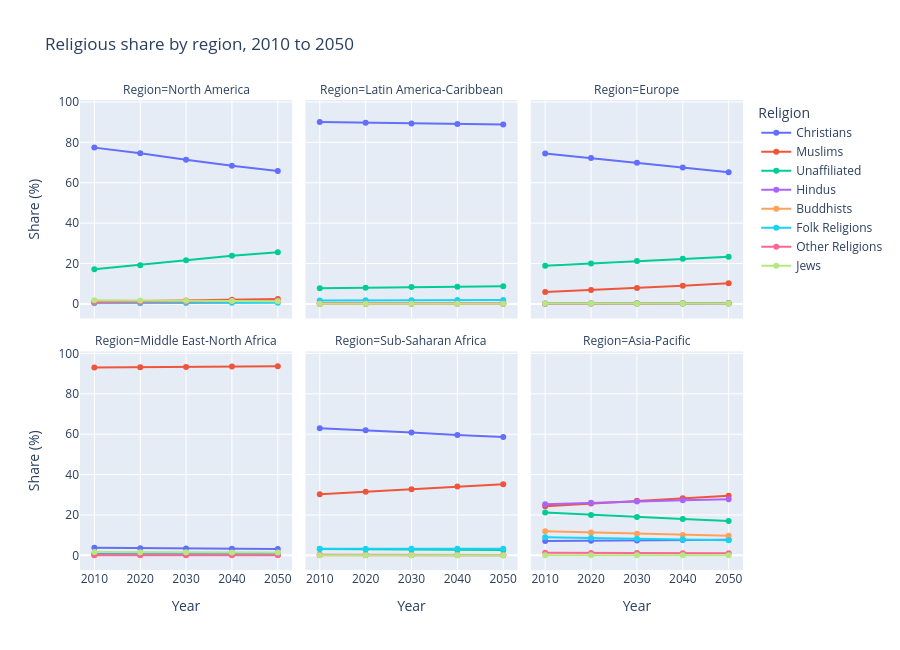

The notebook cell this image was saved under:
### Markdown cell above
## Interactive: share over time by region
Hover for exact values, click legend items to hide or isolate a religion, drag to zoom.

### Code cell
import plotly.express as px

rel_regions = rel_df[(rel_df.Country == "All Countries") & (rel_df.Region != "World")]
rel_groups = list(rel_df.columns[3:-1])  # the 8 religion columns

long = rel_regions.melt(id_vars=["Year", "Region", "All Religions"], value_vars=rel_groups,
                        var_name="Religion", value_name="People")
long["Share (%)"] = long["People"] / long["All Religions"] * 100

fig = px.line(long, x="Year", y="Share (%)", color="Religion", facet_col="Region",
              facet_col_wrap=3, markers=True, height=650,
              title="Religious share by region, 2010 to 2050")
fig.update_xaxes(dtick=10)
fig.show()

### Figure 1 — Plotly figure (JSON) as saved in the notebook; plotly's stock layout.template omitted (floating-point values rounded to 4 significant figures)
{"data": [{"hovertemplate": "Religion=Christians<br>Region=North America<br>Year=%{x}<br>Share (%)=%{y}<extra></extra>", "legendgroup": "Christians", "line": {"color": "#636efa", "dash": "solid"}, "marker": {"symbol": "circle"}, "mode": "lines+markers", "name": "Christians", "orientation": "v", "showlegend": true, "x": [2010, 2020, 2030, 2040, 2050], "xaxis": "x4", "y": [77.39, 74.6, 71.39, 68.38, 65.85], "yaxis": "y4", "type": "scatter"}, {"hovertemplate": "Religion=Christians<br>Region=Latin America-Caribbean<br>Year=%{x}<br>Share (%)=%{y}<extra></extra>", "legendgroup": "Christians", "line": {"color": "#636efa", "dash": "solid"}, "marker": {"symbol": "circle"}, "mode": "lines+markers", "name": "Christians", "orientation": "v", "showlegend": false, "x": [2010, 2020, 2030, 2040, 2050], "xaxis": "x5", "y": [90.04, 89.66, 89.34, 89.1, 88.9], "yaxis": "y5", "type": "scatter"}, {"hovertemplate": "Religion=Christians<br>Region=Europe<br>Year=%{x}<br>Share (%)=%{y}<extra></extra>", "legendgroup": "Christians", "line": {"color": "#636efa", "dash": "solid"}, "marker": {"symbol": "circle"}, "mode": "lines+markers", "name": "Christians", "orientation": "v", "showlegend": false, "x": [2010, 2020, 2030, 2040, 2050], "xaxis": "x6", "y": [74.51, 72.23, 69.9, 67.53, 65.21], "yaxis": "y6", "type": "scatter"}, {"hovertemplate": "Religion=Christians<br>Region=Middle East-North Africa<br>Year=%{x}<br>Share (%)=%{y}<extra></extra>", "legendgroup": "Christians", "line": {"color": "#636efa", "dash": "solid"}, "marker": {"symbol": "circle"}, "mode": "lines+markers", "name": "Christians", "orientation": "v", "showlegend": false, "x": [2010, 2020, 2030, 2040, 2050], "xaxis": "x", "y": [3.727, 3.567, 3.403, 3.246, 3.087], "yaxis": "y", "type": "scatter"}, {"hovertemplate": "Religion=Christians<br>Region=Sub-Saharan Africa<br>Year=%{x}<br>Share (%)=%{y}<extra></extra>", "legendgroup": "Christians", "line": {"color": "#636efa", "dash": "solid"}, "marker": {"symbol": "circle"}, "mode": "lines+markers", "name": "Christians", "orientation": "v", "showlegend": false, "x": [2010, 2020, 2030, 2040, 2050], "xaxis": "x2", "y": [62.88, 61.99, 60.81, 59.59, 58.55], "yaxis": "y2", "type": "scatter"}, {"hovertemplate": "Religion=Christians<br>Region=Asia-Pacific<br>Year=%{x}<br>Share (%)=%{y}<extra></extra>", "legendgroup": "Christians", "line": {"color": "#636efa", "dash": "solid"}, "marker": {"symbol": "circle"}, "mode": "lines+markers", "name": "Christians", "orientation": "v", "showlegend": false, "x": [2010, 2020, 2030, 2040, 2050], "xaxis": "x3", "y": [7.08, 7.214, 7.361, 7.533, 7.72], "yaxis": "y3", "type": "scatter"}, {"hovertemplate": "Religion=Muslims<br>Region=North America<br>Year=%{x}<br>Share (%)=%{y}<extra></extra>", "legendgroup": "Muslims", "line": {"color": "#EF553B", "dash": "solid"}, "marker": {"symbol": "circle"}, "mode": "lines+markers", "name": "Muslims", "orientation": "v", "showlegend": true, "x": [2010, 2020, 2030, 2040, 2050], "xaxis": "x4", "y": [1.01, 1.316, 1.661, 2.015, 2.377], "yaxis": "y4", "type": "scatter"}, {"hovertemplate": "Religion=Muslims<br>Region=Latin America-Caribbean<br>Year=%{x}<br>Share (%)=%{y}<extra></extra>", "legendgroup": "Muslims", "line": {"color": "#EF553B", "dash": "solid"}, "marker": {"symbol": "circle"}, "mode": "lines+markers", "name": "Muslims", "orientation": "v", "showlegend": false, "x": [2010, 2020, 2030, 2040, 2050], "xaxis": "x5", "y": [0.1424, 0.1362, 0.1324, 0.1281, 0.1256], "yaxis": "y5", "type": "scatter"}, {"hovertemplate": "Religion=Muslims<br>Region=Europe<br>Year=%{x}<br>Share (%)=%{y}<extra></extra>", "legendgroup": "Muslims", "line": {"color": "#EF553B", "dash": "solid"}, "marker": {"symbol": "circle"}, "mode": "lines+markers", "name": "Muslims", "orientation": "v", "showlegend": false, "x": [2010, 2020, 2030, 2040, 2050], "xaxis": "x6", "y": [5.854, 6.815, 7.835, 8.963, 10.18], "yaxis": "y6", "type": "scatter"}, {"hovertemplate": "Religion=Muslims<br>Region=Middle East-North Africa<br>Year=%{x}<br>Share (%)=%{y}<extra></extra>", "legendgroup": "Muslims", "line": {"color": "#EF553B", "dash": "solid"}, "marker": {"symbol": "circle"}, "mode": "lines+markers", "name": "Muslims", "orientation": "v", "showlegend": false, "x": [2010, 2020, 2030, 2040, 2050], "xaxis": "x", "y": [92.98, 93.12, 93.32, 93.51, 93.71], "yaxis": "y", "type": "scatter"}, {"hovertemplate": "Religion=Muslims<br>Region=Sub-Saharan Africa<br>Year=%{x}<br>Share (%)=%{y}<extra></extra>", "legendgroup": "Muslims", "line": {"color": "#EF553B", "dash": "solid"}, "marker": {"symbol": "circle"}, "mode": "lines+markers", "name": "Muslims", "orientation": "v", "showlegend": false, "x": [2010, 2020, 2030, 2040, 2050], "xaxis": "x2", "y": [30.19, 31.44, 32.77, 34.09, 35.25], "yaxis": "y2", "type": "scatter"}, {"hovertemplate": "Religion=Muslims<br>Region=Asia-Pacific<br>Year=%{x}<br>Share (%)=%{y}<extra></extra>", "legendgroup": "Muslims", "line": {"color": "#EF553B", "dash": "solid"}, "marker": {"symbol": "circle"}, "mode": "lines+markers", "name": "Muslims", "orientation": "v", "showlegend": false, "x": [2010, 2020, 2030, 2040, 2050], "xaxis": "x3", "y": [24.33, 25.71, 27.02, 28.28, 29.52], "yaxis": "y3", "type": "scatter"}, {"hovertemplate": "Religion=Unaffiliated<br>Region=North America<br>Year=%{x}<br>Share (%)=%{y}<extra></extra>", "legendgroup": "Unaffiliated", "line": {"color": "#00cc96", "dash": "solid"}, "marker": {"symbol": "circle"}, "mode": "lines+markers", "name": "Unaffiliated", "orientation": "v", "showlegend": true, "x": [2010, 2020, 2030, 2040, 2050], "xaxis": "x4", "y": [17.14, 19.17, 21.55, 23.79, 25.57], "yaxis": "y4", "type": "scatter"}, {"hovertemplate": "Religion=Unaffiliated<br>Region=Latin America-Caribbean<br>Year=%{x}<br>Share (%)=%{y}<extra></extra>", "legendgroup": "Unaffiliated", "line": {"color": "#00cc96", "dash": "solid"}, "marker": {"symbol": "circle"}, "mode": "lines+markers", "name": "Unaffiliated", "orientation": "v", "showlegend": false, "x": [2010, 2020, 2030, 2040, 2050], "xaxis": "x5", "y": [7.692, 8.024, 8.304, 8.525, 8.703], "yaxis": "y5", "type": "scatter"}, {"hovertemplate": "Religion=Unaffiliated<br>Region=Europe<br>Year=%{x}<br>Share (%)=%{y}<extra></extra>", "legendgroup": "Unaffiliated", "line": {"color": "#00cc96", "dash": "solid"}, "marker": {"symbol": "circle"}, "mode": "lines+markers", "name": "Unaffiliated", "orientation": "v", "showlegend": false, "x": [2010, 2020, 2030, 2040, 2050], "xaxis": "x6", "y": [18.84, 20.04, 21.23, 22.35, 23.31], "yaxis": "y6", "type": "scatter"}, {"hovertemplate": "Religion=Unaffiliated<br>Region=Middle East-North Africa<br>Year=%{x}<br>Share (%)=%{y}<extra></extra>", "legendgroup": "Unaffiliated", "line": {"color": "#00cc96", "dash": "solid"}, "marker": {"symbol": "circle"}, "mode": "lines+markers", "name": "Unaffiliated", "orientation": "v", "showlegend": false, "x": [2010, 2020, 2030, 2040, 2050], "xaxis": "x", "y": [0.6158, 0.6059, 0.5896, 0.5731, 0.5569], "yaxis": "y", "type": "scatter"}, {"hovertemplate": "Religion=Unaffiliated<br>Region=Sub-Saharan Africa<br>Year=%{x}<br>Share (%)=%{y}<extra></extra>", "legendgroup": "Unaffiliated", "line": {"color": "#00cc96", "dash": "solid"}, "marker": {"symbol": "circle"}, "mode": "lines+markers", "name": "Unaffiliated", "orientation": "v", "showlegend": false, "x": [2010, 2020, 2030, 2040, 2050], "xaxis": "x2", "y": [3.189, 2.987, 2.855, 2.75, 2.656], "yaxis": "y2", "type": "scatter"}, {"hovertemplate": "Religion=Unaffiliated<br>Region=Asia-Pacific<br>Year=%{x}<br>Share (%)=%{y}<extra></extra>", "legendgroup": "Unaffiliated", "line": {"color": "#00cc96", "dash": "solid"}, "marker": {"symbol": "circle"}, "mode": "lines+markers", "name": "Unaffiliated", "orientation": "v", "showlegend": false, "x": [2010, 2020, 2030, 2040, 2050], "xaxis": "x3", "y": [21.17, 20.03, 18.98, 17.95, 16.97], "yaxis": "y3", "type": "scatter"}, {"hovertemplate": "Religion=Hindus<br>Region=North America<br>Year=%{x}<br>Share (%)=%{y}<extra></extra>", "legendgroup": "Hindus", "line": {"color": "#ab63fa", "dash": "solid"}, "marker": {"symbol": "circle"}, "mode": "lines+markers", "name": "Hindus", "orientation": "v", "showlegend": true, "x": [2010, 2020, 2030, 2040, 2050], "xaxis": "x4", "y": [0.6531, 0.8394, 1.021, 1.183, 1.344], "yaxis": "y4", "type": "scatter"}, {"hovertemplate": "Religion=Hindus<br>Region=Latin America-Caribbean<br>Year=%{x}<br>Share (%)=%{y}<extra></extra>", "legendgroup": "Hindus", "line": {"color": "#ab63fa", "dash": "solid"}, "marker": {"symbol": "circle"}, "mode": "lines+markers", "name": "Hindus", "orientation": "v", "showlegend": false, "x": [2010, 2020, 2030, 2040, 2050], "xaxis": "x5", "y": [0.1118, 0.1056, 0.09824, 0.09265, 0.08549], "yaxis": "y5", "type": "scatter"}, {"hovertemplate": "Religion=Hindus<br>Region=Europe<br>Year=%{x}<br>Share (%)=%{y}<extra></extra>", "legendgroup": "Hindus", "line": {"color": "#ab63fa", "dash": "solid"}, "marker": {"symbol": "circle"}, "mode": "lines+markers", "name": "Hindus", "orientation": "v", "showlegend": false, "x": [2010, 2020, 2030, 2040, 2050], "xaxis": "x6", "y": [0.1858, 0.2309, 0.2782, 0.3292, 0.382], "yaxis": "y6", "type": "scatter"}, {"hovertemplate": "Religion=Hindus<br>Region=Middle East-North Africa<br>Year=%{x}<br>Share (%)=%{y}<extra></extra>", "legendgroup": "Hindus", "line": {"color": "#ab63fa", "dash": "solid"}, "marker": {"symbol": "circle"}, "mode": "lines+markers", "name": "Hindus", "orientation": "v", "showlegend": false, "x": [2010, 2020, 2030, 2040, 2050], "xaxis": "x", "y": [0.5044, 0.5741, 0.6107, 0.6291, 0.6282], "yaxis": "y", "type": "scatter"}, {"hovertemplate": "Religion=Hindus<br>Region=Sub-Saharan Africa<br>Year=%{x}<br>Share (%)=%{y}<extra></extra>", "legendgroup": "Hindus", "line": {"color": "#ab63fa", "dash": "solid"}, "marker": {"symbol": "circle"}, "mode": "lines+markers", "name": "Hindus", "orientation": "v", "showlegend": false, "x": [2010, 2020, 2030, 2040, 2050], "xaxis": "x2", "y": [0.1896, 0.1573, 0.1323, 0.1136, 0.1], "yaxis": "y2", "type": "scatter"}, {"hovertemplate": "Religion=Hindus<br>Region=Asia-Pacific<br>Year=%{x}<br>Share (%)=%{y}<extra></extra>", "legendgroup": "Hindus", "line": {"color": "#ab63fa", "dash": "solid"}, "marker": {"symbol": "circle"}, "mode": "lines+markers", "name": "Hindus", "orientation": "v", "showlegend": false, "x": [2010, 2020, 2030, 2040, 2050], "xaxis": "x3", "y": [25.27, 25.98, 26.65, 27.24, 27.74], "yaxis": "y3", "type": "scatter"}, {"hovertemplate": "Religion=Buddhists<br>Region=North America<br>Year=%{x}<br>Share (%)=%{y}<extra></extra>", "legendgroup": "Buddhists", "line": {"color": "#FFA15A", "dash": "solid"}, "marker": {"symbol": "circle"}, "mode": "lines+markers", "name": "Buddhists", "orientation": "v", "showlegend": true, "x": [2010, 2020, 2030, 2040, 2050], "xaxis": "x4", "y": [1.12, 1.221, 1.308, 1.363, 1.396], "yaxis": "y4", "type": "scatter"}, {"hovertemplate": "Religion=Buddhists<br>Region=Latin America-Caribbean<br>Year=%{x}<br>Share (%)=%{y}<extra></extra>", "legendgroup": "Buddhists", "line": {"color": "#FFA15A", "dash": "solid"}, "marker": {"symbol": "circle"}, "mode": "lines+markers", "name": "Buddhists", "orientation": "v", "showlegend": false, "x": [2010, 2020, 2030, 2040, 2050], "xaxis": "x5", "y": [0.06948, 0.06734, 0.0655, 0.06267, 0.06011], "yaxis": "y5", "type": "scatter"}, {"hovertemplate": "Religion=Buddhists<br>Region=Europe<br>Year=%{x}<br>Share (%)=%{y}<extra></extra>", "legendgroup": "Buddhists", "line": {"color": "#FFA15A", "dash": "solid"}, "marker": {"symbol": "circle"}, "mode": "lines+markers", "name": "Buddhists", "orientation": "v", "showlegend": false, "x": [2010, 2020, 2030, 2040, 2050], "xaxis": "x6", "y": [0.1818, 0.2255, 0.2699, 0.3138, 0.3576], "yaxis": "y6", "type": "scatter"}, {"hovertemplate": "Religion=Buddhists<br>Region=Middle East-North Africa<br>Year=%{x}<br>Share (%)=%{y}<extra></extra>", "legendgroup": "Buddhists", "line": {"color": "#FFA15A", "dash": "solid"}, "marker": {"symbol": "circle"}, "mode": "lines+markers", "name": "Buddhists", "orientation": "v", "showlegend": false, "x": [2010, 2020, 2030, 2040, 2050], "xaxis": "x", "y": [0.1466, 0.1857, 0.2001, 0.2054, 0.2021], "yaxis": "y", "type": "scatter"}, {"hovertemplate": "Religion=Buddhists<br>Region=Sub-Saharan Africa<br>Year=%{x}<br>Share (%)=%{y}<extra></extra>", "legendgroup": "Buddhists", "line": {"color": "#FFA15A", "dash": "solid"}, "marker": {"symbol": "circle"}, "mode": "lines+markers", "name": "Buddhists", "orientation": "v", "showlegend": false, "x": [2010, 2020, 2030, 2040, 2050], "xaxis": "x2", "y": [0.01945, 0.01621, 0.01453, 0.01255, 0.01158], "yaxis": "y2", "type": "scatter"}, {"hovertemplate": "Religion=Buddhists<br>Region=Asia-Pacific<br>Year=%{x}<br>Share (%)=%{y}<extra></extra>", "legendgroup": "Buddhists", "line": {"color": "#FFA15A", "dash": "solid"}, "marker": {"symbol": "circle"}, "mode": "lines+markers", "name": "Buddhists", "orientation": "v", "showlegend": false, "x": [2010, 2020, 2030, 2040, 2050], "xaxis": "x3", "y": [11.87, 11.26, 10.67, 10.13, 9.636], "yaxis": "y3", "type": "scatter"}, {"hovertemplate": "Religion=Folk Religions<br>Region=North America<br>Year=%{x}<br>Share (%)=%{y}<extra></extra>", "legendgroup": "Folk Religions", "line": {"color": "#19d3f3", "dash": "solid"}, "marker": {"symbol": "circle"}, "mode": "lines+markers", "name": "Folk Religions", "orientation": "v", "showlegend": true, "x": [2010, 2020, 2030, 2040, 2050], "xaxis": "x4", "y": [0.2961, 0.3497, 0.426, 0.515, 0.604], "yaxis": "y4", "type": "scatter"}, {"hovertemplate": "Religion=Folk Religions<br>Region=Latin America-Caribbean<br>Year=%{x}<br>Share (%)=%{y}<extra></extra>", "legendgroup": "Folk Religions", "line": {"color": "#19d3f3", "dash": "solid"}, "marker": {"symbol": "circle"}, "mode": "lines+markers", "name": "Folk Religions", "orientation": "v", "showlegend": false, "x": [2010, 2020, 2030, 2040, 2050], "xaxis": "x5", "y": [1.701, 1.766, 1.827, 1.873, 1.912], "yaxis": "y5", "type": "scatter"}, {"hovertemplate": "Religion=Folk Religions<br>Region=Europe<br>Year=%{x}<br>Share (%)=%{y}<extra></extra>", "legendgroup": "Folk Religions", "line": {"color": "#19d3f3", "dash": "solid"}, "marker": {"symbol": "circle"}, "mode": "lines+markers", "name": "Folk Religions", "orientation": "v", "showlegend": false, "x": [2010, 2020, 2030, 2040, 2050], "xaxis": "x6", "y": [0.1172, 0.1418, 0.1685, 0.1975, 0.2283], "yaxis": "y6", "type": "scatter"}, {"hovertemplate": "Religion=Folk Religions<br>Region=Middle East-North Africa<br>Year=%{x}<br>Share (%)=%{y}<extra></extra>", "legendgroup": "Folk Religions", "line": {"color": "#19d3f3", "dash": "solid"}, "marker": {"symbol": "circle"}, "mode": "lines+markers", "name": "Folk Religions", "orientation": "v", "showlegend": false, "x": [2010, 2020, 2030, 2040, 2050], "xaxis": "x", "y": [0.3108, 0.3298, 0.3475, 0.3678, 0.3854], "yaxis": "y", "type": "scatter"}, {"hovertemplate": "Religion=Folk Religions<br>Region=Sub-Saharan Africa<br>Year=%{x}<br>Share (%)=%{y}<extra></extra>", "legendgroup": "Folk Religions", "line": {"color": "#19d3f3", "dash": "solid"}, "marker": {"symbol": "circle"}, "mode": "lines+markers", "name": "Folk Religions", "orientation": "v", "showlegend": false, "x": [2010, 2020, 2030, 2040, 2050], "xaxis": "x2", "y": [3.283, 3.188, 3.208, 3.231, 3.235], "yaxis": "y2", "type": "scatter"}, {"hovertemplate": "Religion=Folk Religions<br>Region=Asia-Pacific<br>Year=%{x}<br>Share (%)=%{y}<extra></extra>", "legendgroup": "Folk Religions", "line": {"color": "#19d3f3", "dash": "solid"}, "marker": {"symbol": "circle"}, "mode": "lines+markers", "name": "Folk Religions", "orientation": "v", "showlegend": false, "x": [2010, 2020, 2030, 2040, 2050], "xaxis": "x3", "y": [8.994, 8.593, 8.195, 7.809, 7.429], "yaxis": "y3", "type": "scatter"}, {"hovertemplate": "Religion=Other Religions<br>Region=North America<br>Year=%{x}<br>Share (%)=%{y}<extra></extra>", "legendgroup": "Other Religions", "line": {"color": "#FF6692", "dash": "solid"}, "marker": {"symbol": "circle"}, "mode": "lines+markers", "name": "Other Religions", "orientation": "v", "showlegend": true, "x": [2010, 2020, 2030, 2040, 2050], "xaxis": "x4", "y": [0.6386, 0.8609, 1.091, 1.308, 1.502], "yaxis": "y4", "type": "scatter"}, {"hovertemplate": "Religion=Other Religions<br>Region=Latin America-Caribbean<br>Year=%{x}<br>Share (%)=%{y}<extra></extra>", "legendgroup": "Other Religions", "line": {"color": "#FF6692", "dash": "solid"}, "marker": {"symbol": "circle"}, "mode": "lines+markers", "name": "Other Religions", "orientation": "v", "showlegend": false, "x": [2010, 2020, 2030, 2040, 2050], "xaxis": "x5", "y": [0.1678, 0.1638, 0.1609, 0.158, 0.1563], "yaxis": "y5", "type": "scatter"}, {"hovertemplate": "Religion=Other Religions<br>Region=Europe<br>Year=%{x}<br>Share (%)=%{y}<extra></extra>", "legendgroup": "Other Religions", "line": {"color": "#FF6692", "dash": "solid"}, "marker": {"symbol": "circle"}, "mode": "lines+markers", "name": "Other Religions", "orientation": "v", "showlegend": false, "x": [2010, 2020, 2030, 2040, 2050], "xaxis": "x6", "y": [0.1199, 0.131, 0.1411, 0.1499, 0.158], "yaxis": "y6", "type": "scatter"}, {"hovertemplate": "Religion=Other Religions<br>Region=Middle East-North Africa<br>Year=%{x}<br>Share (%)=%{y}<extra></extra>", "legendgroup": "Other Religions", "line": {"color": "#FF6692", "dash": "solid"}, "marker": {"symbol": "circle"}, "mode": "lines+markers", "name": "Other Religions", "orientation": "v", "showlegend": false, "x": [2010, 2020, 2030, 2040, 2050], "xaxis": "x", "y": [0.06744, 0.06108, 0.05475, 0.05041, 0.04415], "yaxis": "y", "type": "scatter"}, {"hovertemplate": "Religion=Other Religions<br>Region=Sub-Saharan Africa<br>Year=%{x}<br>Share (%)=%{y}<extra></extra>", "legendgroup": "Other Religions", "line": {"color": "#FF6692", "dash": "solid"}, "marker": {"symbol": "circle"}, "mode": "lines+markers", "name": "Other Religions", "orientation": "v", "showlegend": false, "x": [2010, 2020, 2030, 2040, 2050], "xaxis": "x2", "y": [0.2334, 0.2174, 0.2081, 0.2014, 0.1968], "yaxis": "y2", "type": "scatter"}, {"hovertemplate": "Religion=Other Religions<br>Region=Asia-Pacific<br>Year=%{x}<br>Share (%)=%{y}<extra></extra>", "legendgroup": "Other Religions", "line": {"color": "#FF6692", "dash": "solid"}, "marker": {"symbol": "circle"}, "mode": "lines+markers", "name": "Other Religions", "orientation": "v", "showlegend": false, "x": [2010, 2020, 2030, 2040, 2050], "xaxis": "x3", "y": [1.28, 1.2, 1.125, 1.053, 0.9852], "yaxis": "y3", "type": "scatter"}, {"hovertemplate": "Religion=Jews<br>Region=North America<br>Year=%{x}<br>Share (%)=%{y}<extra></extra>", "legendgroup": "Jews", "line": {"color": "#B6E880", "dash": "solid"}, "marker": {"symbol": "circle"}, "mode": "lines+markers", "name": "Jews", "orientation": "v", "showlegend": true, "x": [2010, 2020, 2030, 2040, 2050], "xaxis": "x4", "y": [1.753, 1.646, 1.548, 1.444, 1.36], "yaxis": "y4", "type": "scatter"}, {"hovertemplate": "Religion=Jews<br>Region=Latin America-Caribbean<br>Year=%{x}<br>Share (%)=%{y}<extra></extra>", "legendgroup": "Jews", "line": {"color": "#B6E880", "dash": "solid"}, "marker": {"symbol": "circle"}, "mode": "lines+markers", "name": "Jews", "orientation": "v", "showlegend": false, "x": [2010, 2020, 2030, 2040, 2050], "xaxis": "x5", "y": [0.07965, 0.07346, 0.06834, 0.0654, 0.06145], "yaxis": "y5", "type": "scatter"}, {"hovertemplate": "Religion=Jews<br>Region=Europe<br>Year=%{x}<br>Share (%)=%{y}<extra></extra>", "legendgroup": "Jews", "line": {"color": "#B6E880", "dash": "solid"}, "marker": {"symbol": "circle"}, "mode": "lines+markers", "name": "Jews", "orientation": "v", "showlegend": false, "x": [2010, 2020, 2030, 2040, 2050], "xaxis": "x6", "y": [0.1912, 0.185, 0.1809, 0.1765, 0.1723], "yaxis": "y6", "type": "scatter"}, {"hovertemplate": "Religion=Jews<br>Region=Middle East-North Africa<br>Year=%{x}<br>Share (%)=%{y}<extra></extra>", "legendgroup": "Jews", "line": {"color": "#B6E880", "dash": "solid"}, "marker": {"symbol": "circle"}, "mode": "lines+markers", "name": "Jews", "orientation": "v", "showlegend": false, "x": [2010, 2020, 2030, 2040, 2050], "xaxis": "x", "y": [1.651, 1.559, 1.476, 1.424, 1.392], "yaxis": "y", "type": "scatter"}, {"hovertemplate": "Religion=Jews<br>Region=Sub-Saharan Africa<br>Year=%{x}<br>Share (%)=%{y}<extra></extra>", "legendgroup": "Jews", "line": {"color": "#B6E880", "dash": "solid"}, "marker": {"symbol": "circle"}, "mode": "lines+markers", "name": "Jews", "orientation": "v", "showlegend": false, "x": [2010, 2020, 2030, 2040, 2050], "xaxis": "x2", "y": [0.01215, 0.00858, 0.006119, 0.004391, 0.003684], "yaxis": "y2", "type": "scatter"}, {"hovertemplate": "Religion=Jews<br>Region=Asia-Pacific<br>Year=%{x}<br>Share (%)=%{y}<extra></extra>", "legendgroup": "Jews", "line": {"color": "#B6E880", "dash": "solid"}, "marker": {"symbol": "circle"}, "mode": "lines+markers", "name": "Jews", "orientation": "v", "showlegend": false, "x": [2010, 2020, 2030, 2040, 2050], "xaxis": "x3", "y": [0.004932, 0.004737, 0.004881, 0.004918, 0.00486], "yaxis": "y3", "type": "scatter"}], "layout": {"xaxis": {"anchor": "y", "domain": [0.0, 0.32], "title": {"text": "Year"}, "dtick": 10}, "yaxis": {"anchor": "x", "domain": [0.0, 0.465], "title": {"text": "Share (%)"}}, "xaxis2": {"anchor": "y2", "domain": [0.34, 0.66], "matches": "x", "title": {"text": "Year"}, "dtick": 10}, "yaxis2": {"anchor": "x2", "domain": [0.0, 0.465], "matches": "y", "showticklabels": false}, "xaxis3": {"anchor": "y3", "domain": [0.68, 1.0], "matches": "x", "title": {"text": "Year"}, "dtick": 10}, "yaxis3": {"anchor": "x3", "domain": [0.0, 0.465], "matches": "y", "showticklabels": false}, "xaxis4": {"anchor": "y4", "domain": [0.0, 0.32], "matches": "x", "showticklabels": false, "dtick": 10}, "yaxis4": {"anchor": "x4", "domain": [0.535, 1.0], "matches": "y", "title": {"text": "Share (%)"}}, "xaxis5": {"anchor": "y5", "domain": [0.34, 0.66], "matches": "x", "showticklabels": false, "dtick": 10}, "yaxis5": {"anchor": "x5", "domain": [0.535, 1.0], "matches": "y", "showticklabels": false}, "xaxis6": {"anchor": "y6", "domain": [0.68, 1.0], "matches": "x", "showticklabels": false, "dtick": 10}, "yaxis6": {"anchor": "x6", "domain": [0.535, 1.0], "matches": "y", "showticklabels": false}, "annotations": [{"font": {}, "showarrow": false, "text": "Region=Middle East-North Africa", "x": 0.16, "xanchor": "center", "xref": "paper", "y": 0.465, "yanchor": "bottom", "yref": "paper"}, {"font": {}, "showarrow": false, "text": "Region=Sub-Saharan Africa", "x": 0.5, "xanchor": "center", "xref": "paper", "y": 0.465, "yanchor": "bottom", "yref": "paper"}, {"font": {}, "showarrow": false, "text": "Region=Asia-Pacific", "x": 0.84, "xanchor": "center", "xref": "paper", "y": 0.465, "yanchor": "bottom", "yref": "paper"}, {"font": {}, "showarrow": false, "text": "Region=North America", "x": 0.16, "xanchor": "center", "xref": "paper", "y": 1.0, "yanchor": "bottom", "yref": "paper"}, {"font": {}, "showarrow": false, "text": "Region=Latin America-Caribbean", "x": 0.5, "xanchor": "center", "xref": "paper", "y": 1.0, "yanchor": "bottom", "yref": "paper"}, {"font": {}, "showarrow": false, "text": "Region=Europe", "x": 0.84, "xanchor": "center", "xref": "paper", "y": 1.0, "yanchor": "bottom", "yref": "paper"}], "legend": {"title": {"text": "Religion"}, "tracegroupgap": 0}, "title": {"text": "Religious share by region, 2010 to 2050"}, "height": 650}}
